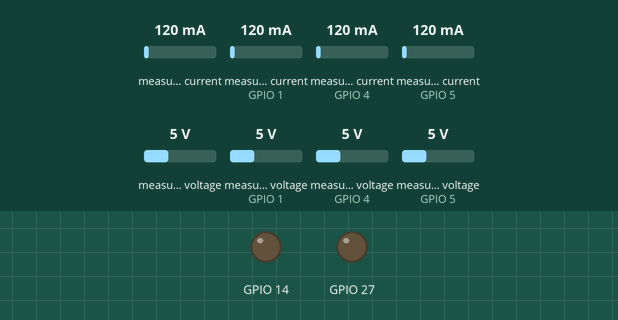
A sketch run on a simulated ESP32. Parts: output pins drawn as LEDs (lit = HIGH). The test bench sets the inputs (shaded band); at power-on: measured current 120 mA, measured current (sensors on GPIO 1, GPIO 4, GPIO 5) 120 mA, measured voltage 5 V, measured voltage (sensors on GPIO 1, GPIO 4, GPIO 5) 5 V. WiFi joins after 1.5 s; servers stay silent unless stated; uploads are accepted with an empty reply; EEPROM starts erased; what the sketch prints to the serial monitor is not drawn. At 61.0 s the program restarts the board; the recording ends there.

Above: at 0.1 s.
At 15.6 s:
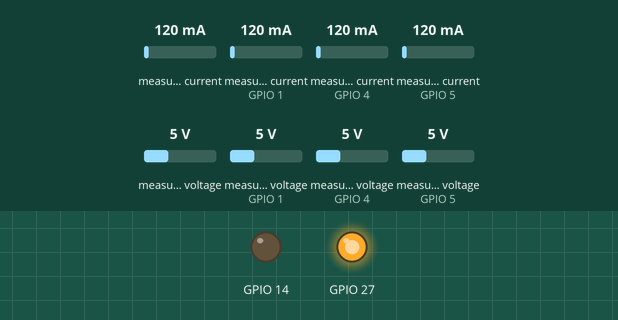
Timing chart, 0 to 17.1 s (numbered marks = the images above):
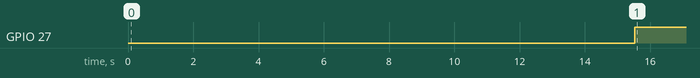

Measured:
- by itself, GPIO 27: LOW → HIGH at 15.5 s

The sketch:

espina3.ino
```cpp
/*
 * Program Monitoring Sensor Tegangan-Arus INA226
 * Untuk ESP32
 * Membaca data dari 4 sensor INA226 pada alamat 0x40, 0x41, 0x44, dan 0x45
 * Melakukan 20 pembacaan dan menghitung nilai RMS
 * Mengirim data langsung ke API via WiFi
 * Nilai minimum sensor dibatasi ke 0
 * Power Management: Solar vs Wind switching logic
 * Auto Restart: 1 menit dengan memory kondisi relay terakhir
 */

#include <Wire.h>
#include <INA226_WE.h>  // Library baru
#include <WiFi.h>
#include <HTTPClient.h>
#include <math.h>  // Untuk fungsi sqrt() dalam perhitungan RMS
#include <EEPROM.h>  // Untuk menyimpan kondisi relay terakhir

// Konfigurasi WiFi - Ganti dengan kredensial WiFi Anda
const char* ssid = "admin";
const char* password = "admin123";

// Definisi pin I2C untuk ESP32
#define SDA_PIN 21
#define SCL_PIN 22

// EEPROM address untuk menyimpan relay state
#define EEPROM_SIZE 1
#define RELAY_STATE_ADDR 0

// Auto restart timer (1 menit = 60000 ms)
const unsigned long AUTO_RESTART_INTERVAL = 60000;
unsigned long programStartTime = 0;

// Inisialisasi 4 sensor INA226 di alamat yang sudah diketahui
INA226_WE INA_40(0x40);  // Sensor 1 pada alamat 0x40 solar voltage
INA226_WE INA_41(0x44);  // Sensor 2 pada alamat 0x44 solar charging voltage / batt
INA226_WE INA_44(0x41);  // Sensor 3 pada alamat 0x41 wind voltage
INA226_WE INA_45(0x45);  // Sensor 4 pada alamat 0x45 wind charging voltage / batt

// Flag untuk menandai sensor yang berhasil diinisialisasi
bool INA_40_connected = false;
bool INA_41_connected = false;
bool INA_44_connected = false;
bool INA_45_connected = false;

// Interval pembacaan sensor
const unsigned long READ_INTERVAL = 5000;  // Membaca sensor setiap 20 detik
unsigned long lastReadTime = 0;

// Power management variables
const unsigned long POWER_COMPARISON_DURATION = 10000;  // 10 detik
unsigned long powerComparisonStartTime = 0;
bool solarGreaterOrEqual = false;
bool windGreater = false;
bool powerComparisonActive = false;
String currentPowerSource = "None";

// Variabel untuk menyimpan data sensor
float solar_voltage = 0.0;        // Tegangan panel surya (INA_40)
float solar_current = 0.0;        // Arus panel surya (INA_40)
float solar_charging_voltage = 0.0;  // Tegangan charging solar (INA_41)
float solar_charging_current = 0.0;  // Arus charging solar (INA_41)
float solar_battery_voltage = 12.46; // Tegangan baterai solar (tetap)
float wind_voltage = 0.0;         // Tegangan turbin angin (INA_44)
float wind_current = 0.0;         // Arus turbin angin (INA_44)
float wind_charging_voltage = 0.0;   // Tegangan charging angin (INA_45)
float wind_charging_current = 0.0;   // Arus charging angin (INA_45)
float wind_battery_voltage = 11.77;  // Tegangan baterai angin (tetap)
String load_status = "Disconnected"; // Status beban

// Jumlah sampel yang akan diambil untuk perhitungan RMS
const int NUM_SAMPLES = 20;

// Base URL untuk API
const String API_BASE_URL = "http://103.130.16.22:3311/pc/renewable2/api.php?action=insert";

// WiFi status variables
bool wifiConnected = false;
unsigned long lastWiFiCheck = 0;
const unsigned long WIFI_CHECK_INTERVAL = 30000; // Check WiFi every 30 seconds

// Fungsi untuk menyimpan kondisi relay ke EEPROM
void saveRelayState(uint8_t state) {
  EEPROM.write(RELAY_STATE_ADDR, state);
  EEPROM.commit();
}

// Fungsi untuk membaca kondisi relay dari EEPROM
uint8_t loadRelayState() {
  return EEPROM.read(RELAY_STATE_ADDR);
}

// Fungsi untuk mengembalikan kondisi relay terakhir saat startup
void restoreLastRelayState() {
  uint8_t lastState = loadRelayState();

  Serial.print("Restoring last relay state: ");

  if (lastState == 1) {
    // Solar aktif terakhir kali
    digitalWrite(14, LOW);   // Pin 14 OFF (Wind)
    digitalWrite(27, HIGH);  // Pin 27 ON (Solar)
    currentPowerSource = "Solar";
    load_status = "Solar & Battery";
    Serial.println("Solar");
  } else if (lastState == 2) {
    // Wind aktif terakhir kali
    digitalWrite(27, LOW);   // Pin 27 OFF (Solar)
    digitalWrite(14, HIGH);  // Pin 14 ON (Wind)
    currentPowerSource = "Wind";
    load_status = "Wind & Battery";
    Serial.println("Wind");
  } else {
    // Default atau kondisi awal
    digitalWrite(14, LOW);   // Pin 14 OFF (Wind)
    digitalWrite(27, LOW);   // Pin 27 OFF (Solar)
    currentPowerSource = "None";
    load_status = "Disconnected";
    Serial.println("None (default)");
  }
}

// Fungsi untuk memastikan nilai tidak negatif
float ensurePositive(float value) {
  return (value < 0) ? 0.0 : value;
}

// Fungsi untuk menghitung nilai RMS dari array nilai
float calculateRMS(float values[], int numValues) {
  float sumOfSquares = 0.0;
  for (int i = 0; i < numValues; i++) {
    sumOfSquares += values[i] * values[i];
  }
  return sqrt(sumOfSquares / numValues);
}

// Fungsi untuk power management
void managePowerSource() {
  // Hitung power solar dan wind
  float solarPower = solar_voltage * solar_current;
  float windPower = wind_voltage * wind_current;

  Serial.print("Solar Power: "); Serial.print(solarPower, 3); Serial.println(" W");
  Serial.print("Wind Power: "); Serial.print(windPower, 3); Serial.println(" W");

  unsigned long currentTime = millis();

  // Tentukan kondisi power saat ini
  bool currentSolarGreaterOrEqual = (solarPower >= windPower);
  bool currentWindGreater = (windPower > solarPower);

  // Jika kondisi berubah atau baru pertama kali, reset timer
  if ((currentSolarGreaterOrEqual && !solarGreaterOrEqual && !powerComparisonActive) ||
      (currentWindGreater && !windGreater && !powerComparisonActive) ||
      (currentSolarGreaterOrEqual && windGreater) ||
      (currentWindGreater && solarGreaterOrEqual)) {

    powerComparisonStartTime = currentTime;
    powerComparisonActive = true;
    solarGreaterOrEqual = currentSolarGreaterOrEqual;
    windGreater = currentWindGreater;

    Serial.println("Power comparison timer started/reset");
  }

  // Cek apakah sudah mencapai 10 detik
  if (powerComparisonActive && (currentTime - powerComparisonStartTime >= POWER_COMPARISON_DURATION)) {
    if (solarGreaterOrEqual) {
      // Solar >= Wind (termasuk sama) selama 10 detik
      Serial.println("Solar power >= Wind power for 10 seconds - Switching to Solar");
      digitalWrite(14, LOW);   // Pin 14 OFF
      delay(100);              // Small delay
      digitalWrite(27, HIGH);  // Pin 27 ON
      currentPowerSource = "Solar";
      load_status = "Solar & Battery";
      saveRelayState(1);       // Simpan kondisi Solar aktif
    } else if (windGreater) {
      // Wind > Solar selama 10 detik
      Serial.println("Wind power > Solar power for 10 seconds - Switching to Wind");
      digitalWrite(27, LOW);   // Pin 27 OFF
      delay(1000);             // Delay 1000ms
      digitalWrite(14, HIGH);  // Pin 14 ON
      currentPowerSource = "Wind";
      load_status = "Wind & Battery";
      saveRelayState(2);       // Simpan kondisi Wind aktif
    }

    // Reset power comparison
    powerComparisonActive = false;
    solarGreaterOrEqual = false;
    windGreater = false;
  }

  Serial.print("Current Power Source: "); Serial.println(currentPowerSource);
  Serial.print("Load Status: "); Serial.println(load_status);
}

// Fungsi untuk koneksi WiFi
void connectToWiFi() {
  Serial.println("Menghubungkan ke WiFi...");
  WiFi.begin(ssid, password);

  int attempts = 0;
  while (WiFi.status() != WL_CONNECTED && attempts < 20) {
    delay(500);
    Serial.print(".");
    attempts++;
  }

  if (WiFi.status() == WL_CONNECTED) {
    wifiConnected = true;
    Serial.println();
    Serial.print("WiFi terhubung! IP Address: ");
    Serial.println(WiFi.localIP());
  } else {
    wifiConnected = false;
    Serial.println();
    Serial.println("Gagal terhubung ke WiFi!");
  }
}

// Fungsi untuk memeriksa status WiFi
void checkWiFiConnection() {
  if (WiFi.status() != WL_CONNECTED) {
    wifiConnected = false;
    Serial.println("WiFi terputus! Mencoba menghubungkan kembali...");
    connectToWiFi();
  } else {
    wifiConnected = true;
  }
}

void setup() {
  // Inisialisasi komunikasi serial dan I2C
  Serial.begin(115200);
  Wire.begin(SDA_PIN, SCL_PIN);

  // Inisialisasi EEPROM
  EEPROM.begin(EEPROM_SIZE);

  // Inisialisasi pin output
  pinMode(14, OUTPUT);
  pinMode(27, OUTPUT);

  // Catat waktu mulai program untuk auto restart
  programStartTime = millis();

  // Tampilkan header informasi program
  Serial.println(F("\nProgram Monitoring Sensor Tegangan-Arus INA226 - ESP32"));
  Serial.println(F("Library: INA226_WE"));
  Serial.println(F("Auto Restart: 1 menit"));
  delay(1000);

  // Kembalikan kondisi relay terakhir
  restoreLastRelayState();

  // Inisialisasi WiFi
  connectToWiFi();

  // Inisialisasi sensor 1 (alamat 0x40)
  INA_40_connected = INA_40.init();
  if (INA_40_connected) {
    Serial.println(F("Sensor 1 (0x40): Terhubung dan diinisialisasi"));
  } else {
    Serial.println(F("Sensor 1 (0x40): GAGAL terhubung"));
  }

  // Inisialisasi sensor 2 (alamat 0x41)
  INA_41_connected = INA_41.init();
  if (INA_41_connected) {
    Serial.println(F("Sensor 2 (0x41): Terhubung dan diinisialisasi"));
  } else {
    Serial.println(F("Sensor 2 (0x41): GAGAL terhubung"));
  }

  // Inisialisasi sensor 3 (alamat 0x44)
  INA_44_connected = INA_44.init();
  if (INA_44_connected) {
    Serial.println(F("Sensor 3 (0x44): Terhubung dan diinisialisasi"));
  } else {
    Serial.println(F("Sensor 3 (0x44): GAGAL terhubung"));
  }

  // Inisialisasi sensor 4 (alamat 0x45)
  INA_45_connected = INA_45.init();
  if (INA_45_connected) {
    Serial.println(F("Sensor 4 (0x45): Terhubung dan diinisialisasi"));
  } else {
    Serial.println(F("Sensor 4 (0x45): GAGAL terhubung"));
  }

  // Periksa apakah ada sensor yang terhubung
  if (!INA_40_connected && !INA_41_connected && !INA_44_connected && !INA_45_connected) {
    Serial.println(F("ERROR: Tidak ada sensor yang terhubung!"));
    Serial.println(F("Periksa koneksi dan restart ESP32."));
    while (1); // Berhenti jika tidak ada sensor yang terhubung
  }

  // Cetak informasi mode
  Serial.println(F("\nMode: Kirim data langsung ke API via WiFi dengan Power Management"));
  Serial.println(F("====================================="));
}

void loop() {
  unsigned long currentMillis = millis();

  // Auto restart setelah 1 menit
  if (currentMillis - programStartTime >= AUTO_RESTART_INTERVAL) {
    Serial.println("Auto restart setelah 1 menit...");
    delay(1000);
    ESP.restart();
  }

  // Periksa koneksi WiFi secara berkala
  if (currentMillis - lastWiFiCheck >= WIFI_CHECK_INTERVAL) {
    lastWiFiCheck = currentMillis;
    checkWiFiConnection();
  }

  // Baca dan kirim data sensor setiap READ_INTERVAL
  if (currentMillis - lastReadTime >= READ_INTERVAL) {
    lastReadTime = currentMillis;

    // Baca data dari semua sensor
    readSensorData();

    // Kelola sumber daya berdasarkan power comparison
    managePowerSource();

    // Kirim data ke API jika WiFi terhubung
    if (wifiConnected) {
      sendDataToAPI();
    } else {
      Serial.println("WiFi tidak terhubung. Data tidak dikirim.");
      // Tampilkan data lokal sebagai backup
      displayLocalData();
    }
  }
}

// Fungsi untuk membaca data dari semua sensor dengan RMS
void readSensorData() {
  // Array untuk menyimpan sampel untuk perhitungan RMS
  float solar_voltage_samples[NUM_SAMPLES] = {0};
  float solar_current_samples[NUM_SAMPLES] = {0};
  float solar_charging_voltage_samples[NUM_SAMPLES] = {0};
  float solar_charging_current_samples[NUM_SAMPLES] = {0};
  float wind_voltage_samples[NUM_SAMPLES] = {0};
  float wind_current_samples[NUM_SAMPLES] = {0};
  float wind_charging_voltage_samples[NUM_SAMPLES] = {0};
  float wind_charging_current_samples[NUM_SAMPLES] = {0};

  Serial.print(F("Mengambil "));
  Serial.print(NUM_SAMPLES);
  Serial.print(F(" sampel"));

  // Ambil NUM_SAMPLES sampel dari setiap sensor
  for (int i = 0; i < NUM_SAMPLES; i++) {
    // Baca data dari sensor 1 (0x40) - Panel surya
    if (INA_40_connected) {
      INA_40.readAndClearFlags();
      solar_voltage_samples[i] = ensurePositive(INA_40.getBusVoltage_V());
      solar_current_samples[i] = ensurePositive(INA_40.getCurrent_mA() / 1000.0); // Convert mA to A
    }

    // Baca data dari sensor 2 (0x41) - Charging solar
    if (INA_41_connected) {
      INA_41.readAndClearFlags();
      solar_charging_voltage_samples[i] = ensurePositive(INA_41.getBusVoltage_V());
      solar_charging_current_samples[i] = ensurePositive(INA_41.getCurrent_mA() / 1000.0); // Convert mA to A
    }

    // Baca data dari sensor 3 (0x44) - Turbin angin
    if (INA_44_connected) {
      INA_44.readAndClearFlags();
      wind_voltage_samples[i] = ensurePositive(INA_44.getBusVoltage_V());
      wind_current_samples[i] = ensurePositive(INA_44.getCurrent_mA() / 1000.0); // Convert mA to A
    }

    // Baca data dari sensor 4 (0x45) - Charging angin
    if (INA_45_connected) {
      INA_45.readAndClearFlags();
      wind_charging_voltage_samples[i] = ensurePositive(INA_45.getBusVoltage_V());
      wind_charging_current_samples[i] = ensurePositive(INA_45.getCurrent_mA() / 1000.0); // Convert mA to A
    }

    // Progress indicator
    if (i % 5 == 0) Serial.print(".");

    // Delay kecil antar pembacaan sampel
    delay(10);
  }

  Serial.println(" selesai");

  // Hitung nilai RMS untuk setiap parameter
  if (INA_40_connected) {
    solar_voltage = calculateRMS(solar_voltage_samples, NUM_SAMPLES);
    solar_current = calculateRMS(solar_current_samples, NUM_SAMPLES);
  }

  if (INA_41_connected) {
    solar_charging_voltage = calculateRMS(solar_charging_voltage_samples, NUM_SAMPLES);
    solar_charging_current = calculateRMS(solar_charging_current_samples, NUM_SAMPLES);
  }

  if (INA_44_connected) {
    wind_voltage = calculateRMS(wind_voltage_samples, NUM_SAMPLES);
    wind_current = calculateRMS(wind_current_samples, NUM_SAMPLES);
  }

  if (INA_45_connected) {
    wind_charging_voltage = calculateRMS(wind_charging_voltage_samples, NUM_SAMPLES);
    wind_charging_current = calculateRMS(wind_charging_current_samples, NUM_SAMPLES);
  }
}

// Fungsi untuk URL encoding
String urlEncode(String str) {
  String encodedString = "";
  char c;
  char code0;
  char code1;
  for (int i = 0; i < str.length(); i++) {
    c = str.charAt(i);
    if (c == ' ') {
      encodedString += "%20";
    } else if (c == '&') {
      encodedString += "%26";
    } else if (isalnum(c)) {
      encodedString += c;
    } else {
      code1 = (c & 0xf) + '0';
      if ((c & 0xf) > 9) {
        code1 = (c & 0xf) - 10 + 'A';
      }
      c = (c >> 4) & 0xf;
      code0 = c + '0';
      if (c > 9) {
        code0 = c - 10 + 'A';
      }
      encodedString += '%';
      encodedString += code0;
      encodedString += code1;
    }
  }
  return encodedString;
}

// Fungsi untuk mengirim data ke API via HTTP
void sendDataToAPI() {
  HTTPClient http;

  // Format data menjadi API URL
  String apiUrl = API_BASE_URL;

  // Tambahkan parameter solar
  apiUrl += "&solar_voltage=" + String(solar_voltage, 2);
  apiUrl += "&solar_current=" + String(solar_current, 2);
  apiUrl += "&solar_charging_voltage=" + String(solar_charging_voltage, 2);
  apiUrl += "&solar_charging_current=" + String(solar_charging_current, 2);
  apiUrl += "&solar_battery_voltage=" + String(solar_battery_voltage, 2);

  // Tambahkan parameter wind
  apiUrl += "&wind_voltage=" + String(wind_voltage, 2);
  apiUrl += "&wind_current=" + String(wind_current, 2);
  apiUrl += "&wind_charging_voltage=" + String(wind_charging_voltage, 2);
  apiUrl += "&wind_charging_current=" + String(wind_charging_current, 2);
  apiUrl += "&wind_battery_voltage=" + String(wind_battery_voltage, 2);

  // Tambahkan parameter load dengan URL encoding untuk mengatasi karakter & dan spasi
  apiUrl += "&load_status=" + urlEncode(load_status);

  // Tampilkan URL yang akan dikirim
  Serial.println("Mengirim data ke API:");
  Serial.println(apiUrl);

  // Kirim HTTP GET request
  http.begin(apiUrl);
  int httpResponseCode = http.GET();

  if (httpResponseCode > 0) {
    String response = http.getString();
    Serial.print("Response code: ");
    Serial.println(httpResponseCode);
    Serial.print("Response: ");
    Serial.println(response);
  } else {
    Serial.print("Error sending data. HTTP response code: ");
    Serial.println(httpResponseCode);
  }

  http.end();
  Serial.println("=====================================");
}

// Fungsi untuk menampilkan data lokal ketika WiFi tidak tersedia
void displayLocalData() {
  float solarPower = solar_voltage * solar_current;
  float windPower = wind_voltage * wind_current;

  Serial.println("=== Data Sensor (Mode Offline) ===");
  Serial.println("Solar Panel:");
  Serial.print("  Voltage: "); Serial.print(solar_voltage, 2); Serial.println(" V");
  Serial.print("  Current: "); Serial.print(solar_current, 2); Serial.println(" A");
  Serial.print("  Power: "); Serial.print(solarPower, 3); Serial.println(" W");
  Serial.print("  Charging Voltage: "); Serial.print(solar_charging_voltage, 2); Serial.println(" V");
  Serial.print("  Charging Current: "); Serial.print(solar_charging_current, 2); Serial.println(" A");
  Serial.print("  Battery Voltage: "); Serial.print(solar_battery_voltage, 2); Serial.println(" V");

  Serial.println("Wind Turbine:");
  Serial.print("  Voltage: "); Serial.print(wind_voltage, 2); Serial.println(" V");
  Serial.print("  Current: "); Serial.print(wind_current, 2); Serial.println(" A");
  Serial.print("  Power: "); Serial.print(windPower, 3); Serial.println(" W");
  Serial.print("  Charging Voltage: "); Serial.print(wind_charging_voltage, 2); Serial.println(" V");
  Serial.print("  Charging Current: "); Serial.print(wind_charging_current, 2); Serial.println(" A");
  Serial.print("  Battery Voltage: "); Serial.print(wind_battery_voltage, 2); Serial.println(" V");

  Serial.print("Load Status: "); Serial.println(load_status);
  Serial.print("Active Power Source: "); Serial.println(currentPowerSource);
  Serial.println("=====================================");
}
```
